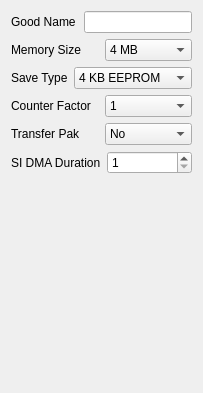
             <widget class="QWidget" name="innerGameTab">
              <attribute name="title">
               <string>Game</string>
              </attribute>
              <layout class="QVBoxLayout" name="verticalLayout_21">
               <item>
                <layout class="QHBoxLayout" name="horizontalLayout_51">
                 <item>
                  <widget class="QLabel" name="label_52">
                   <property name="text">
                    <string>Good Name</string>
                   </property>
                  </widget>
                 </item>
                 <item>
                  <widget class="QLineEdit" name="gameGoodNameLineEdit">
                   <property name="sizePolicy">
                    <sizepolicy hsizetype="Preferred" vsizetype="Fixed">
                     <horstretch>0</horstretch>
                     <verstretch>0</verstretch>
                    </sizepolicy>
                   </property>
                   <property name="readOnly">
                    <bool>true</bool>
                   </property>
                  </widget>
                 </item>
                </layout>
               </item>
               <item>
                <layout class="QHBoxLayout" name="horizontalLayout_53">
                 <item>
                  <widget class="QLabel" name="label_56">
                   <property name="text">
                    <string>Memory Size</string>
                   </property>
                  </widget>
                 </item>
                 <item>
                  <widget class="QComboBox" name="gameMemorySizeComboBox">
                   <item>
                    <property name="text">
                     <string>4 MB</string>
                    </property>
                   </item>
                   <item>
                    <property name="text">
                     <string>8 MB</string>
                    </property>
                   </item>
                  </widget>
                 </item>
                </layout>
               </item>
               <item>
                <layout class="QHBoxLayout" name="horizontalLayout_49">
                 <item>
                  <widget class="QLabel" name="label_50">
                   <property name="text">
                    <string>Save Type</string>
                   </property>
                  </widget>
                 </item>
                 <item>
                  <widget class="QComboBox" name="gameSaveTypeComboBox">
                   <item>
                    <property name="text">
                     <string>4 KB EEPROM</string>
                    </property>
                   </item>
                   <item>
                    <property name="text">
                     <string>16 KB EEPROM</string>
                    </property>
                   </item>
                   <item>
                    <property name="text">
                     <string>SRAM</string>
                    </property>
                   </item>
                   <item>
                    <property name="text">
                     <string>Flash RAM</string>
                    </property>
                   </item>
                   <item>
                    <property name="text">
                     <string>Controller pak</string>
                    </property>
                   </item>
                   <item>
                    <property name="text">
                     <string>None</string>
                    </property>
                   </item>
                  </widget>
                 </item>
                </layout>
               </item>
               <item>
                <layout class="QHBoxLayout" name="horizontalLayout_50">
                 <item>
                  <widget class="QLabel" name="label_51">
                   <property name="text">
                    <string>Counter Factor</string>
                   </property>
                  </widget>
                 </item>
                 <item>
                  <widget class="QComboBox" name="gameCounterFactorComboBox">
                   <item>
                    <property name="text">
                     <string>1</string>
                    </property>
                   </item>
                   <item>
                    <property name="text">
                     <string>2</string>
                    </property>
                   </item>
                   <item>
                    <property name="text">
                     <string>3</string>
                    </property>
                   </item>
                   <item>
                    <property name="text">
                     <string>4</string>
                    </property>
                   </item>
                   <item>
                    <property name="text">
                     <string>5</string>
                    </property>
                   </item>
                   <item>
                    <property name="text">
                     <string>6</string>
                    </property>
                   </item>
                  </widget>
                 </item>
                </layout>
               </item>
               <item>
                <layout class="QHBoxLayout" name="horizontalLayout_11">
                 <item>
                  <widget class="QLabel" name="label_5">
                   <property name="text">
                    <string>Transfer Pak</string>
                   </property>
                  </widget>
                 </item>
                 <item>
                  <widget class="QComboBox" name="gameTransferPakComboBox">
                   <item>
                    <property name="text">
                     <string>No</string>
                    </property>
                   </item>
                   <item>
                    <property name="text">
                     <string>Yes</string>
                    </property>
                   </item>
                  </widget>
                 </item>
                </layout>
               </item>
               <item>
                <layout class="QHBoxLayout" name="horizontalLayout_52">
                 <item>
                  <widget class="QLabel" name="label_55">
                   <property name="text">
                    <string>SI DMA Duration</string>
                   </property>
                  </widget>
                 </item>
                 <item>
                  <widget class="QSpinBox" name="gameSiDmaDurationSpinBox">
                   <property name="minimum">
                    <number>1</number>
                   </property>
                   <property name="maximum">
                    <number>9999999</number>
                   </property>
                  </widget>
                 </item>
                </layout>
               </item>
               <item>
                <spacer name="verticalSpacer_8">
                 <property name="orientation">
                  <enum>Qt::Orientation::Vertical</enum>
                 </property>
                 <property name="sizeHint" stdset="0">
                  <size>
                   <width>20</width>
                   <height>208</height>
                  </size>
                 </property>
                </spacer>
               </item>
              </layout>
             </widget>
